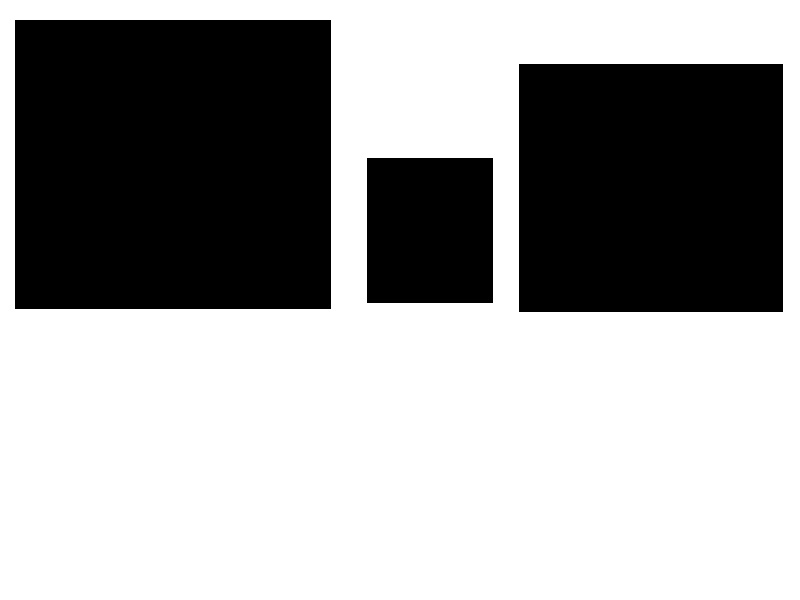
#> input picture Computer Vision/MasteringComputerVision_V1.03/Master OpenCV/images/shapes.jpg, 800 x 600 px
$ jupyter execute 'Lecture 4.1 - Understanding Contours.ipynb'   (older library calls are emulated)
#> lines starting #> are read from the running program, lines starting #| are printed output that depends on the picture; after the words box and inside, x2 and y2 are one past the last pixel; in counts of white or black regions, pixels touching at a corner belong together
# Contours

[cell 1]
import cv2
import numpy as np

# Let's load a simple image with 3 black squares
image = cv2.imread('images/shapes.jpg')
#> image is the input picture: shape (600, 800, 3); min 0, max 255, mean 162
cv2.imshow('Input Image', image)
cv2.waitKey(0)

# Grayscale
gray = cv2.cvtColor(image,cv2.COLOR_BGR2GRAY)

# Find Canny edges
edged = cv2.Canny(gray, 30, 200)
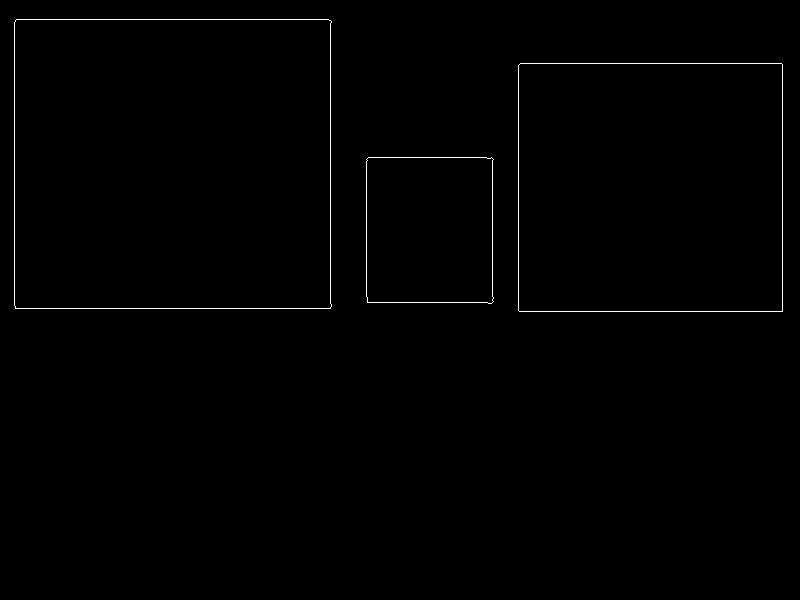
#> edged: shape (600, 800); 0.58% white in thin lines or dots, all inside (x1, y1, x2, y2) = (14, 19, 783, 312)
cv2.imshow('Canny Edges', edged)
cv2.waitKey(0)

# Finding Contours
# Use a copy of your image e.g. edged.copy(), since findContours alters the image
contours, hierarchy = cv2.findContours(edged, cv2.RETR_EXTERNAL, cv2.CHAIN_APPROX_NONE)
#> contours = 3 contours; box (x1, y1, x2, y2) and area: (14, 19, 332, 309) 91322, (518, 63, 783, 312) 65469, (366, 157, 494, 304) 18265
cv2.imshow('Canny Edges After Contouring', edged)
cv2.waitKey(0)

print("Number of Contours found = " + str(len(contours)))
#| Number of Contours found = 3

# Draw all contours
# Use '-1' as the 3rd parameter to draw all
cv2.drawContours(image, contours, -1, (0,255,0), 3)
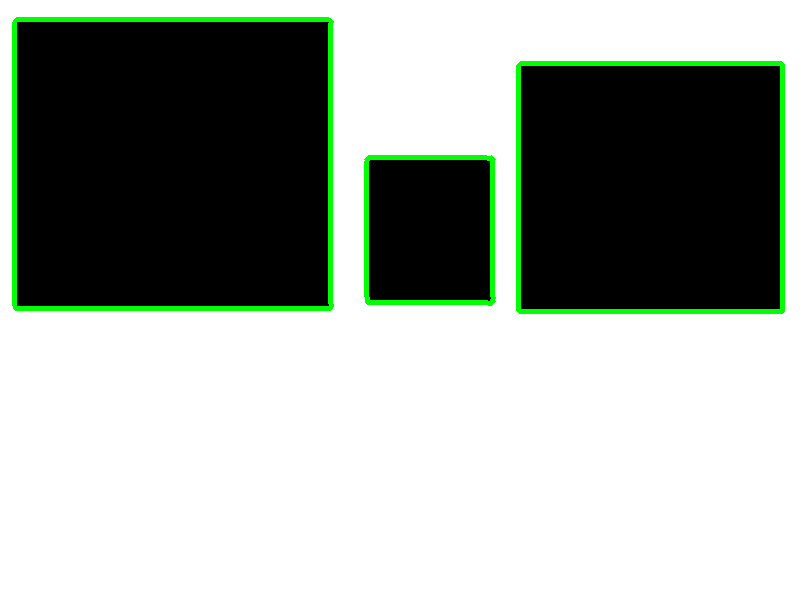
#> image: shape (600, 800, 3); 2.88% of pixels changed, all inside (x1, y1, x2, y2) = (12, 17, 785, 314)

cv2.imshow('Contours', image)
cv2.waitKey(0)
cv2.destroyAllWindows()

**cv2.findContours(image, Retrieval Mode, Approximation Method)**

Returns -> contours, hierarchy

**NOTE** In OpenCV 3.X, findContours returns a 3rd argument which is ret (or a boolean indicating if the function was successfully run).

If you're using OpenCV 3.X replace line 12 with:

_, contours, hierarchy = cv2.findContours(image, cv2.RETR_EXTERNAL, cv2.CHAIN_APPROX_NONE)

The variable 'contours' are stored as a numpy array of (x,y) points that form the contour

While, 'hierarchy' describes the child-parent relationships between contours (i.e. contours within contours)

#### Approximation Methods

Using cv2.CHAIN_APPROX_NONE stores all the boundary points. But we don't necessarily need all bounding points. If the points form a straight line, we only need the start and ending points of that line.

Using cv2.CHAIN_APPROX_SIMPLE instead only provides these start and end points of bounding contours, thus resulting in much more efficent storage of contour information..

[cell 2]
import cv2
import numpy as np

[cell 3]
image = cv2.imread('images/shapes.jpg')
cv2.imshow('Input Image', image)
cv2.waitKey(0)
cv2.destroyAllWindows()

[cell 4]
grayScale = cv2.cvtColor(image, cv2.COLOR_BGR2GRAY)
cv2.imshow("GrayScale", grayScale)
cv2.waitKey(0)
cv2.destroyAllWindows()

[cell 5]
cannyEdge = cv2.Canny(grayScale, 30, 200)
cv2.imshow("CannyEdge", cannyEdge)
cv2.waitKey(0)
cv2.destroyAllWindows()

[cell 6]
cannyEdge1 = cannyEdge.copy()

[cell 7]
contours, hierarchy = cv2.findContours(cannyEdge1, cv2.RETR_EXTERNAL, cv2.CHAIN_APPROX_SIMPLE)

[cell 8]
draw = cv2.drawContours(image, contours, -1 , (255,0,0), 2)
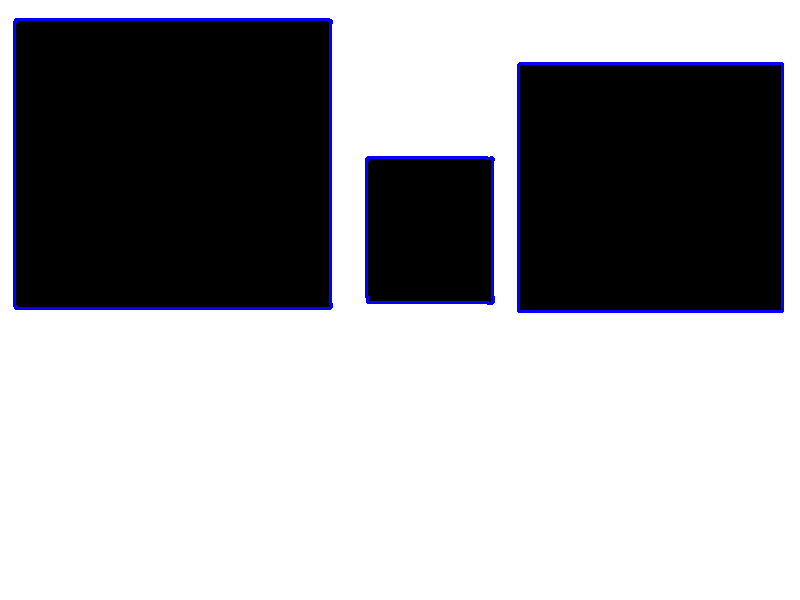
#> draw: shape (600, 800, 3); mean B, G, R 164.2, 159.8, 159.8

[cell 9]
cv2.imshow("Contours", draw)
cv2.waitKey(0)
cv2.destroyAllWindows()

[cell 10]
#Real World Example

[cell 11]
import cv2
image = cv2.imread('images/scan.jpg')
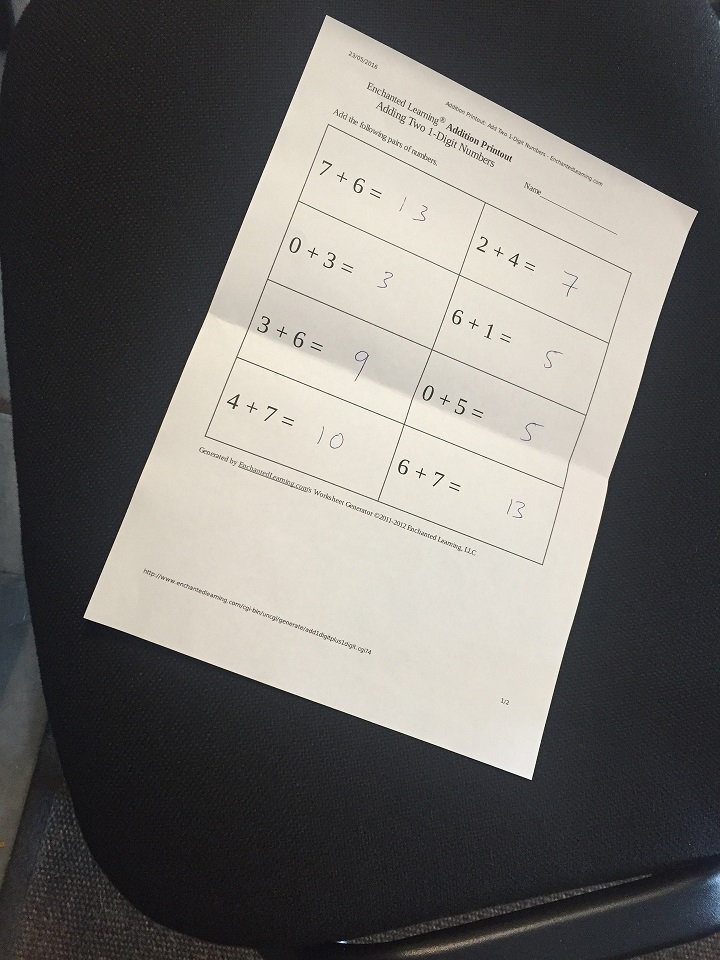
#> input picture Computer Vision/MasteringComputerVision_V1.03/Master OpenCV/images/scan.jpg, 720 x 960 px
#> image is the input picture: shape (960, 720, 3); mean B, G, R 106.2, 109.5, 111.7
cv2.imshow('Original', image)
cv2.waitKey(0)
cv2.destroyAllWindows()

[cell 12]
grayScaleImg = cv2.cvtColor(image, cv2.COLOR_BGR2GRAY)
cv2.imshow("Gray Sacle Image", grayScaleImg)
cv2.waitKey(0)
cv2.destroyAllWindows()

[cell 13]
cannyedge = cv2.Canny(grayScaleImg, 120 , 150)
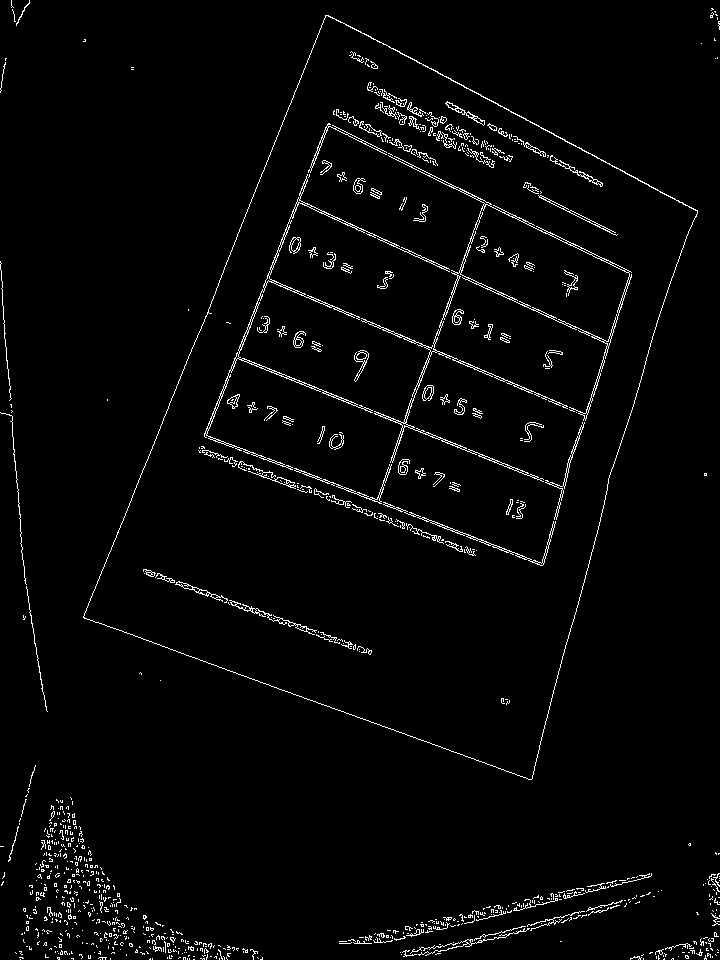
#> cannyedge: shape (960, 720); 2.6% white in thin lines or dots
cv2.imshow("Canny Edge", cannyedge)
cv2.waitKey(0)
cv2.destroyAllWindows()

[cell 14]
cannyedgeCopy = cannyedge.copy()
contours, hierarcy = cv2.findContours(cannyedgeCopy, cv2.RETR_EXTERNAL, cv2.CHAIN_APPROX_NONE)
#> contours = 597 contours, 594 with area under 20; largest, box (x1, y1, x2, y2) and area: (83, 15, 698, 780) 273656, (410, 928, 530, 956) 54, (406, 929, 424, 937) 24
cv2.imshow("Canny Edge Copy", cannyedgeCopy)
cv2.waitKey()
cv2.destroyAllWindows()

[cell 15]
cv2.imshow('Original', image)
cv2.waitKey(0)
cv2.destroyAllWindows()

[cell 16]
imagecopy = image.copy()
contoursImg = cv2.drawContours(imagecopy, contours, -1, (0,255,255), 2)
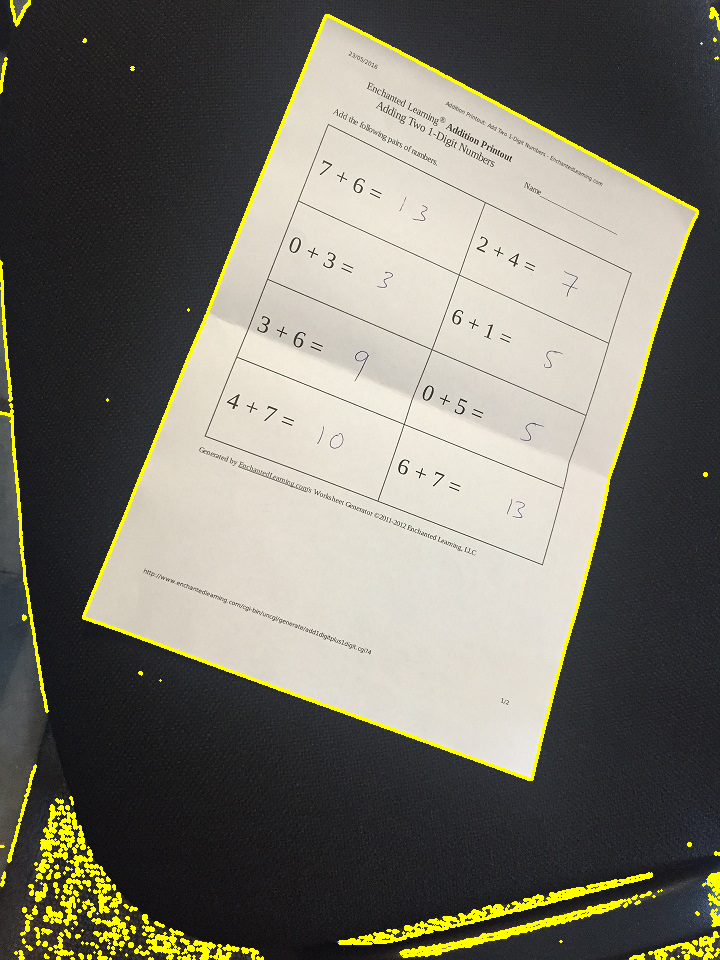
#> contoursImg: shape (960, 720, 3); mean B, G, R 103.6, 115.3, 117.5
cv2.imshow("Image contours", contoursImg)
cv2.waitKey()
cv2.destroyAllWindows()
